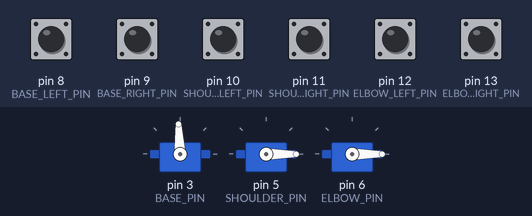
The sketch below on a simulated Arduino Uno, built with avr-gcc and run on an emulated ATmega328P. Parts: 3 × servo. The test bench sets the inputs (shaded band); at power-on: pin 8 (BASE_LEFT_PIN), pin 9 (BASE_RIGHT_PIN), pin 10 (SHOULDER_LEFT_PIN), pin 11 (SHOULDER_RIGHT_PIN), pin 12 (ELBOW_LEFT_PIN), pin 13 (ELBOW_RIGHT_PIN) HIGH.

Above: at 1.8 s.
1.9 s: pin 8 (BASE_LEFT_PIN) pulled LOW for 0.6 s
At 2.4 s:
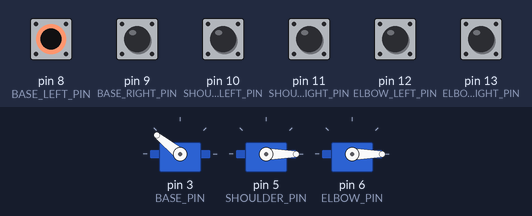
4.0 s: pin 9 (BASE_RIGHT_PIN) pulled LOW for 0.6 s
At 4.3 s:
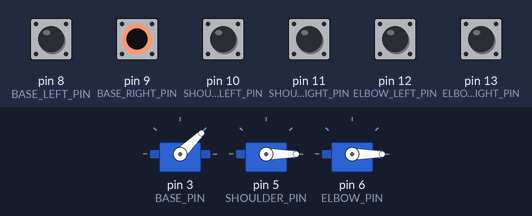
Timing chart, 0 to 7.0 s (numbered marks = the images above; inputs shaded):
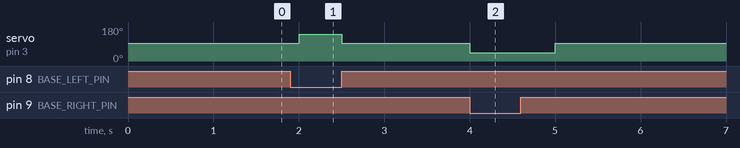

Measured:
- after the input at 1.9 s, servo on pin 3 (BASE_PIN): 93° → 141° after 0.10 s, → 93° 0.50 s later
- after the input at 4.0 s, servo on pin 3 (BASE_PIN): 93° → 44° at once, → 93° 1.0 s later

The sketch:

roboarm.ino
```cpp
#include <Servo.h>

const int RESET_PIN = 0;
const int BASE_PIN = 3;
const int SHOULDER_PIN = 5;
const int ELBOW_PIN = 6;

const int BASE_LEFT_PIN = 8;
const int BASE_RIGHT_PIN = 9;
const int SHOULDER_LEFT_PIN = 10;
const int SHOULDER_RIGHT_PIN = 11;
const int ELBOW_LEFT_PIN = 12;
const int ELBOW_RIGHT_PIN = 13;

const int DELAY_DUR = 500;
const int BASE_STATIONARY = 1500;
const int BASE_RIGHT_PULSE = 1000;
const int BASE_LEFT_PULSE = 2000;

const int MIN_S51_POS = 0;
const int MAX_S51_POS = 0;

int shoulder_position = 0;
int elbow_position = 0;
int reset = 1;

Servo base;
Servo shoulder;
Servo elbow;

void setup()
{
  Serial.begin(115200);
  pinMode(RESET_PIN, INPUT_PULLUP);
  pinMode(BASE_LEFT_PIN, INPUT_PULLUP);
  pinMode(BASE_RIGHT_PIN, INPUT_PULLUP);
  pinMode(SHOULDER_LEFT_PIN, INPUT_PULLUP);
  pinMode(SHOULDER_RIGHT_PIN, INPUT_PULLUP);
  pinMode(ELBOW_LEFT_PIN, INPUT_PULLUP);
  pinMode(ELBOW_RIGHT_PIN, INPUT_PULLUP);

  base.attach(BASE_PIN);
  shoulder.attach(SHOULDER_PIN);
  elbow.attach(ELBOW_PIN);

  base.writeMicroseconds(BASE_STATIONARY);
  shoulder.write(shoulder_position);
  elbow.write(elbow_position);
}

void loop()
{
  reset = digitalRead(RESET_PIN);
  int base_left = digitalRead(BASE_LEFT_PIN);
  int base_right = digitalRead(BASE_RIGHT_PIN);
  int shoulder_left = digitalRead(SHOULDER_LEFT_PIN);
  int shoulder_right = digitalRead(SHOULDER_RIGHT_PIN);
  int elbow_left = digitalRead(ELBOW_LEFT_PIN);
  int elbow_right = digitalRead(ELBOW_RIGHT_PIN);

  base.writeMicroseconds(BASE_STATIONARY);
  shoulder.write(shoulder_position);
  elbow.write(elbow_position);

  if (reset == LOW)
  {
    return;
  }

  if (base_left == LOW)
  {
    base.writeMicroseconds(BASE_LEFT_PULSE);
  }

  if (base_right == LOW)
  {
    base.writeMicroseconds(BASE_RIGHT_PULSE);
  }

  if ((shoulder_left == LOW) and (shoulder_position != MIN_S51_POS))
  {
    shoulder.write(--shoulder_position);
  }

  if ((shoulder_right == LOW) and (shoulder_position != MAX_S51_POS))
  {
    shoulder.write(++shoulder_position);
  }

  if ((elbow_left == LOW) and (elbow_position != MIN_S51_POS))
  {
    elbow.write(--elbow_position);
  }

  if ((elbow_right == LOW) and (elbow_position != MAX_S51_POS))
  {
    elbow.write(++elbow_position);
  }

  delay(DELAY_DUR);
}
```
